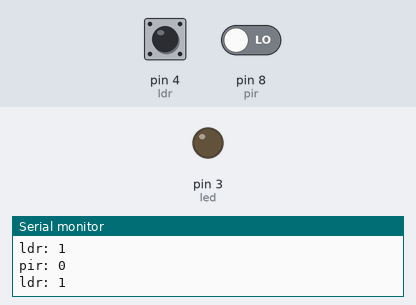
This sketch was run on a simulated Arduino Uno, built with avr-gcc and run on an emulated ATmega328P. Shown: output pins drawn as LEDs (lit = HIGH), the last lines printed to the serial monitor. The test bench sets the inputs (shaded band); at power-on: pin 8 (pir) LOW, pin 4 (ldr) HIGH.

Above: at 1.2 s.
1.3 s: pin 8 (pir) driven HIGH
At 1.7 s:
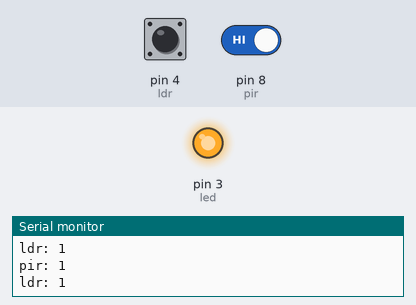
2.8 s: pin 8 (pir) driven LOW
At 4.2 s:
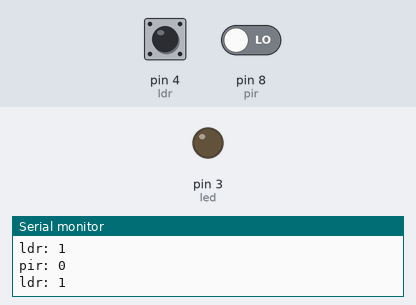
Timing chart, 0 to 5.8 s (numbered marks = the images above; inputs shaded):
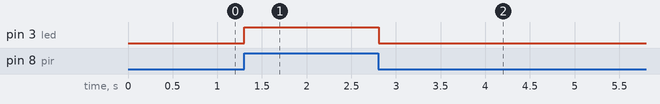

The sketch:

pir_motion_ldr_2.ino
```cpp
#define pir 8
#define led 3
#define ldr 4

void setup() {
  pinMode(pir, INPUT);
  pinMode(led,OUTPUT);
  pinMode(ldr, INPUT_PULLUP);
  Serial.begin(9600);
}
void loop() {
  Serial.print("pir: ");
  Serial.println(digitalRead(pir));
  Serial.print("ldr: ");
  Serial.println(digitalRead(ldr));
  delay(100);

    if (digitalRead(pir)==HIGH && digitalRead(ldr)==HIGH){
      digitalWrite(led,HIGH);
    }
    else{
      digitalWrite(led,LOW);
    }
}
```

Measured:
- after the input at 1.3 s, pin 3 (led): LOW → HIGH at once
- after the input at 2.8 s, pin 3 (led): HIGH → LOW at once
